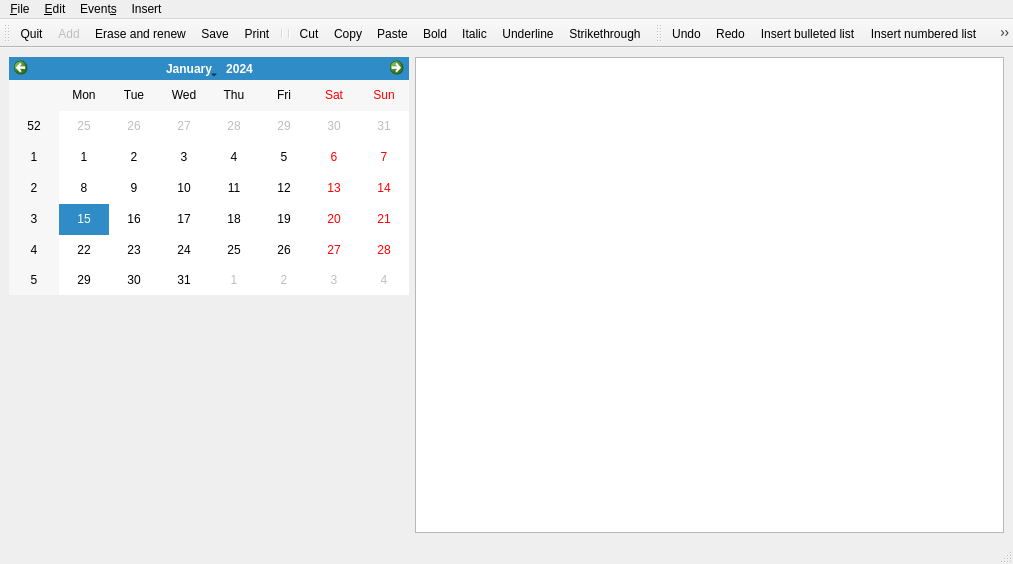
<?xml version="1.0" encoding="UTF-8"?>
<ui version="4.0">
 <class>MainWindow</class>
 <widget class="QMainWindow" name="MainWindow">
  <property name="geometry">
   <rect>
    <x>0</x>
    <y>0</y>
    <width>1013</width>
    <height>564</height>
   </rect>
  </property>
  <property name="windowTitle">
   <string>KDiary</string>
  </property>
  <widget class="QWidget" name="centralwidget">
   <layout class="QVBoxLayout" name="verticalLayout">
    <item>
     <layout class="QGridLayout" name="gridLayout">
      <item row="0" column="1" rowspan="3">
       <widget class="QTextEdit" name="txtDiary"/>
      </item>
      <item row="1" column="0">
       <layout class="QVBoxLayout" name="testFrame"/>
      </item>
      <item row="2" column="0">
       <spacer name="verticalSpacer">
        <property name="orientation">
         <enum>Qt::Vertical</enum>
        </property>
        <property name="sizeHint" stdset="0">
         <size>
          <width>20</width>
          <height>40</height>
         </size>
        </property>
       </spacer>
      </item>
      <item row="0" column="0">
       <widget class="QCalendarWidget" name="calendarWidget">
        <property name="maximumSize">
         <size>
          <width>400</width>
          <height>250</height>
         </size>
        </property>
       </widget>
      </item>
     </layout>
    </item>
   </layout>
  </widget>
  <widget class="QMenuBar" name="menubar">
   <property name="geometry">
    <rect>
     <x>0</x>
     <y>0</y>
     <width>1013</width>
     <height>30</height>
    </rect>
   </property>
   <widget class="QMenu" name="menu_File">
    <property name="title">
     <string>&amp;File</string>
    </property>
    <addaction name="actionSave"/>
    <addaction name="action_Print"/>
    <addaction name="actionE_xit"/>
   </widget>
   <widget class="QMenu" name="menuEvent_s">
    <property name="title">
     <string>Event&amp;s</string>
    </property>
    <addaction name="action_Add"/>
    <addaction name="actionErase"/>
   </widget>
   <widget class="QMenu" name="menu_Edit">
    <property name="title">
     <string>&amp;Edit</string>
    </property>
    <addaction name="actionUndo"/>
    <addaction name="actionRedo"/>
    <addaction name="actionCut"/>
    <addaction name="actionCopy"/>
    <addaction name="actionPaste"/>
    <addaction name="actionBold"/>
    <addaction name="actionItalic"/>
    <addaction name="actionUnderline"/>
    <addaction name="actionStrikethrough"/>
   </widget>
   <widget class="QMenu" name="menuInsert">
    <property name="title">
     <string>Insert</string>
    </property>
    <addaction name="action_insert_date"/>
    <addaction name="action_insert_time"/>
    <addaction name="actionInsert_numbered_list"/>
   </widget>
   <addaction name="menu_File"/>
   <addaction name="menu_Edit"/>
   <addaction name="menuEvent_s"/>
   <addaction name="menuInsert"/>
  </widget>
  <widget class="QStatusBar" name="statusbar"/>
  <widget class="QToolBar" name="toolBar">
   <property name="windowTitle">
    <string>toolBar</string>
   </property>
   <attribute name="toolBarArea">
    <enum>TopToolBarArea</enum>
   </attribute>
   <attribute name="toolBarBreak">
    <bool>false</bool>
   </attribute>
   <addaction name="actionE_xit"/>
   <addaction name="action_Add"/>
   <addaction name="actionErase"/>
   <addaction name="actionSave"/>
   <addaction name="action_Print"/>
   <addaction name="separator"/>
   <addaction name="separator"/>
   <addaction name="actionCut"/>
   <addaction name="actionCopy"/>
   <addaction name="actionPaste"/>
   <addaction name="actionBold"/>
   <addaction name="actionItalic"/>
   <addaction name="actionUnderline"/>
   <addaction name="actionStrikethrough"/>
  </widget>
  <widget class="QToolBar" name="toolBar_2">
   <property name="windowTitle">
    <string>toolBar_2</string>
   </property>
   <attribute name="toolBarArea">
    <enum>TopToolBarArea</enum>
   </attribute>
   <attribute name="toolBarBreak">
    <bool>false</bool>
   </attribute>
   <addaction name="actionUndo"/>
   <addaction name="actionRedo"/>
   <addaction name="actionInsert_bulleted_list"/>
   <addaction name="actionInsert_numbered_list"/>
   <addaction name="action_insert_date"/>
   <addaction name="action_insert_time"/>
  </widget>
  <action name="actionE_xit">
   <property name="icon">
    <iconset resource="icons.qrc">
     <normaloff>:/tlb/poweroff.png</normaloff>:/tlb/poweroff.png</iconset>
   </property>
   <property name="text">
    <string>&amp;Quit</string>
   </property>
   <property name="shortcut">
    <string>Ctrl+Q</string>
   </property>
  </action>
  <action name="action_Add">
   <property name="enabled">
    <bool>false</bool>
   </property>
   <property name="icon">
    <iconset resource="icons.qrc">
     <normaloff>:/tlb/edit.png</normaloff>:/tlb/edit.png</iconset>
   </property>
   <property name="text">
    <string>&amp;Add</string>
   </property>
  </action>
  <action name="actionInsert_numbered_list">
   <property name="icon">
    <iconset resource="icons.qrc">
     <normaloff>:/tlb/list.png</normaloff>:/tlb/list.png</iconset>
   </property>
   <property name="text">
    <string>Insert numbered list</string>
   </property>
   <property name="shortcut">
    <string>Ctrl+I, B</string>
   </property>
  </action>
  <action name="actionInsert_bulleted_list">
   <property name="icon">
    <iconset resource="icons.qrc">
     <normaloff>:/tlb/bullet.png</normaloff>:/tlb/bullet.png</iconset>
   </property>
   <property name="text">
    <string>Insert bulleted list</string>
   </property>
  </action>
  <action name="actionBold">
   <property name="checkable">
    <bool>true</bool>
   </property>
   <property name="icon">
    <iconset resource="icons.qrc">
     <normaloff>:/tlb/bold.png</normaloff>:/tlb/bold.png</iconset>
   </property>
   <property name="text">
    <string>Bold</string>
   </property>
   <property name="shortcut">
    <string>Ctrl+B</string>
   </property>
  </action>
  <action name="actionItalic">
   <property name="checkable">
    <bool>true</bool>
   </property>
   <property name="icon">
    <iconset resource="icons.qrc">
     <normaloff>:/tlb/italic.png</normaloff>:/tlb/italic.png</iconset>
   </property>
   <property name="text">
    <string>Italic</string>
   </property>
   <property name="shortcut">
    <string>Ctrl+I</string>
   </property>
  </action>
  <action name="actionUnderline">
   <property name="checkable">
    <bool>true</bool>
   </property>
   <property name="icon">
    <iconset resource="icons.qrc">
     <normaloff>:/tlb/underlined-text.png</normaloff>:/tlb/underlined-text.png</iconset>
   </property>
   <property name="text">
    <string>Underline</string>
   </property>
   <property name="shortcut">
    <string>Ctrl+U</string>
   </property>
  </action>
  <action name="actionSave">
   <property name="icon">
    <iconset resource="icons.qrc">
     <normaloff>:/tlb/diskette.png</normaloff>:/tlb/diskette.png</iconset>
   </property>
   <property name="text">
    <string>&amp;Save</string>
   </property>
   <property name="shortcut">
    <string>Ctrl+S</string>
   </property>
  </action>
  <action name="actionCut">
   <property name="icon">
    <iconset resource="icons.qrc">
     <normaloff>:/tlb/cut.png</normaloff>:/tlb/cut.png</iconset>
   </property>
   <property name="text">
    <string>Cut</string>
   </property>
  </action>
  <action name="actionCopy">
   <property name="icon">
    <iconset resource="icons.qrc">
     <normaloff>:/tlb/copytext.png</normaloff>:/tlb/copytext.png</iconset>
   </property>
   <property name="text">
    <string>Copy</string>
   </property>
  </action>
  <action name="actionPaste">
   <property name="icon">
    <iconset resource="icons.qrc">
     <normaloff>:/tlb/paste.png</normaloff>:/tlb/paste.png</iconset>
   </property>
   <property name="text">
    <string>Paste</string>
   </property>
  </action>
  <action name="actionErase">
   <property name="icon">
    <iconset resource="icons.qrc">
     <normaloff>:/tlb/recycle-bin.png</normaloff>:/tlb/recycle-bin.png</iconset>
   </property>
   <property name="text">
    <string>Erase &amp;and renew</string>
   </property>
   <property name="toolTip">
    <string>Erase current diary entry file</string>
   </property>
  </action>
  <action name="actionUndo">
   <property name="icon">
    <iconset resource="icons.qrc">
     <normaloff>:/tlb/undo.png</normaloff>:/tlb/undo.png</iconset>
   </property>
   <property name="text">
    <string>Undo</string>
   </property>
   <property name="shortcut">
    <string>Ctrl+Z</string>
   </property>
  </action>
  <action name="actionRedo">
   <property name="icon">
    <iconset resource="icons.qrc">
     <normaloff>:/tlb/redo.png</normaloff>:/tlb/redo.png</iconset>
   </property>
   <property name="text">
    <string>Redo</string>
   </property>
   <property name="shortcut">
    <string>Ctrl+Y</string>
   </property>
  </action>
  <action name="action_Print">
   <property name="icon">
    <iconset resource="icons.qrc">
     <normaloff>:/tlb/printer.png</normaloff>:/tlb/printer.png</iconset>
   </property>
   <property name="text">
    <string>&amp;Print</string>
   </property>
   <property name="shortcut">
    <string>Ctrl+P</string>
   </property>
  </action>
  <action name="action_insert_date">
   <property name="icon">
    <iconset resource="icons.qrc">
     <normaloff>:/tlb/calendar.png</normaloff>:/tlb/calendar.png</iconset>
   </property>
   <property name="text">
    <string>Date</string>
   </property>
   <property name="toolTip">
    <string>Insert date stamp</string>
   </property>
  </action>
  <action name="action_insert_time">
   <property name="icon">
    <iconset resource="icons.qrc">
     <normaloff>:/tlb/time.png</normaloff>:/tlb/time.png</iconset>
   </property>
   <property name="text">
    <string>Time</string>
   </property>
   <property name="toolTip">
    <string>Insert time stamp</string>
   </property>
  </action>
  <action name="actionStrikethrough">
   <property name="checkable">
    <bool>true</bool>
   </property>
   <property name="icon">
    <iconset resource="icons.qrc">
     <normaloff>:/tlb/strikethrough.png</normaloff>:/tlb/strikethrough.png</iconset>
   </property>
   <property name="text">
    <string>Strikethrough</string>
   </property>
  </action>
 </widget>
 <resources>
  <include location="icons.qrc"/>
 </resources>
 <connections>
  <connection>
   <sender>actionE_xit</sender>
   <signal>triggered()</signal>
   <receiver>MainWindow</receiver>
   <slot>close()</slot>
   <hints>
    <hint type="sourcelabel">
     <x>-1</x>
     <y>-1</y>
    </hint>
    <hint type="destinationlabel">
     <x>385</x>
     <y>273</y>
    </hint>
   </hints>
  </connection>
 </connections>
</ui>
